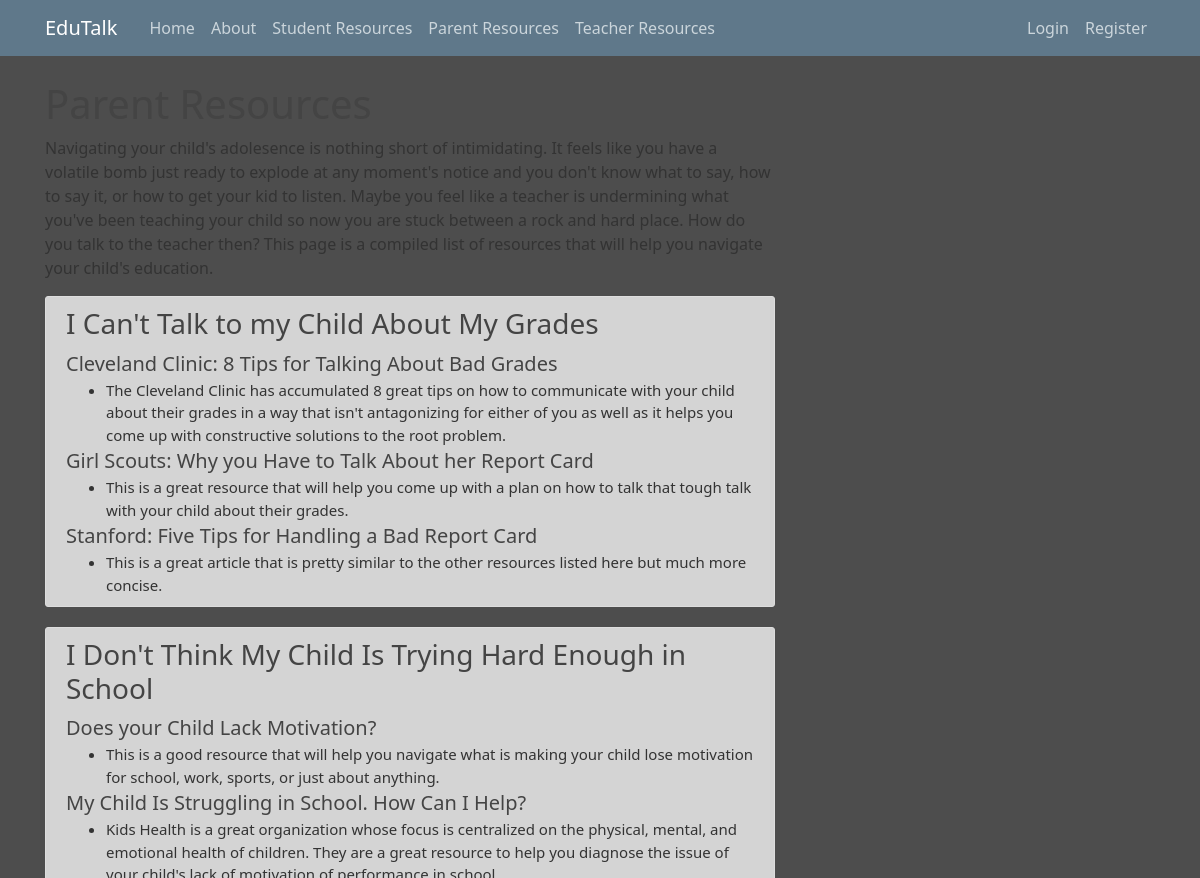
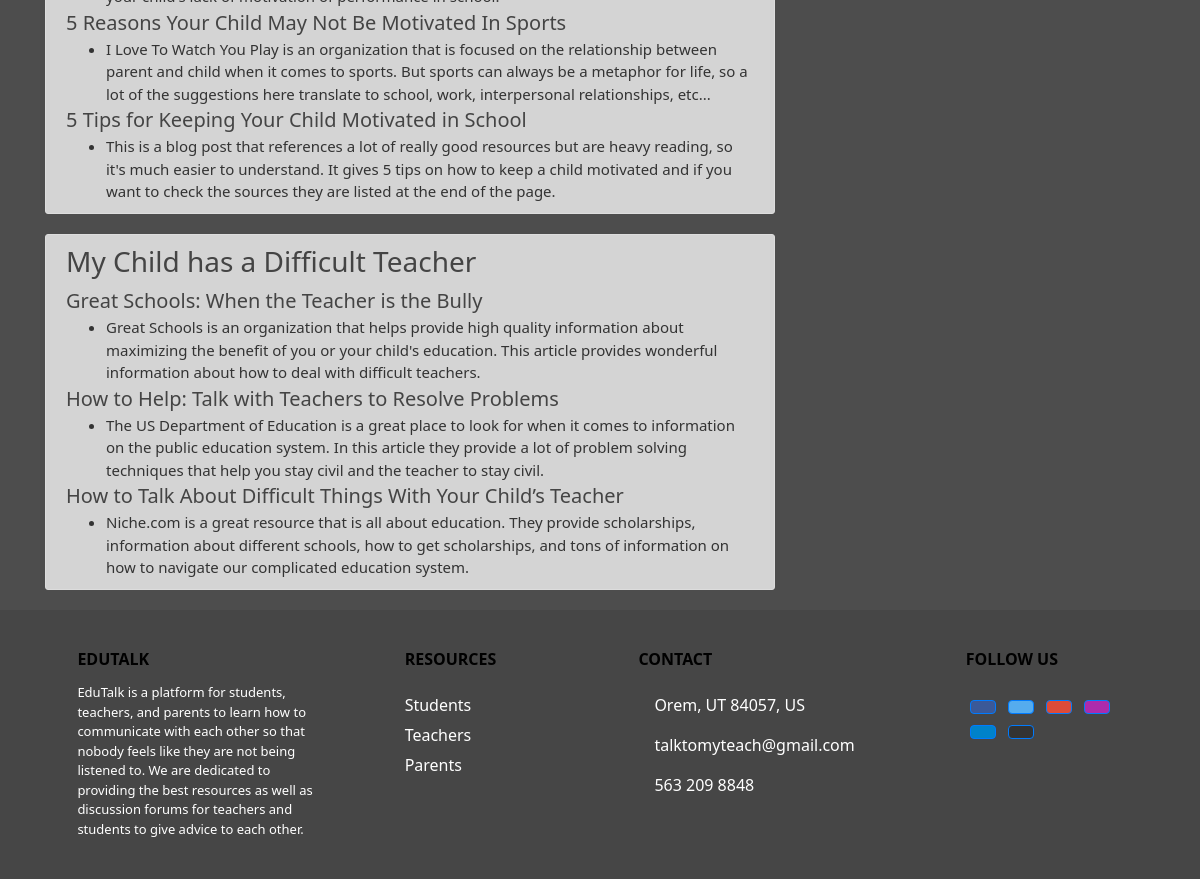
Page /resources-for-parents/ on the committed database (2 pictures, top to bottom).
### stp_resources/models.py (models this page shows, shortened)
class Question(models.Model):
    problem = models.TextField(max_length=100)
    tag = models.CharField(
        max_length=20, choices=PEOPLE_TYPES, default="Student")

class WebResource(models.Model):
    Name = models.CharField(max_length=200)
    Summary = models.TextField()
    link = models.CharField(max_length=500)
    question = models.ForeignKey(
        to=Question, on_delete=models.CASCADE, null=True)
    tag = models.CharField(
        max_length=20, choices=PEOPLE_TYPES, default="Parent")

### stp_resources/views.py (the view)
# urls.py: path('resources-for-parents/', views.parent_resource, name='parent-resources'),
def parent_resource(request):
    context = {
        'parentResources': list(resource for resource in WebResource.objects.all() if resource.tag == "Parent"),
        "questions": list(question for question in Question.objects.all() if question.tag == "Parent"),
        'title': "Resources for Parents",
    }
    return render(request, 'stp_resources/parent_resource.html', context)

### stp_resources/templates/stp_resources/parent_resource.html
{% extends "stp_resources/base.html" %}
{% block content %}
<h1>Parent Resources</h1>
<p style="text-align: left;">
    Navigating your child's adolesence is nothing short of intimidating. It feels like you have a volatile bomb just
    ready to explode at any moment's notice and you don't know what to say, how to say it, or how to get your kid to
    listen. Maybe you feel like a teacher is undermining what you've been teaching your child so now you are stuck
    between a rock and hard place. How do you talk to the teacher then? This page is a compiled list of resources that
    will help you navigate your child's education.
</p>
{% for Question in questions %}
<article class="media content-section" style="background-color:rgb(212, 212, 212)">
    <div class="media-body">
        <h3 class="article-title">{{Question.problem}}</h3>
        {% for Resource in parentResources %}
        {% if Resource.question.problem == Question.problem %}
        <a class='article-title' href="{{ Resource.link }}" style="font-size: 20px;">{{ Resource.Name }}</a>
        <ul>
            <li style="font-size: 15px;">{{ Resource.Summary }}</li>
        </ul>
        {% endif %}
        {% endfor %}
    </div>
</article>
{% endfor %}
{% endblock content %}

### stp_resources/static/stp_resources/main.css (style rules this page uses)
body { background-color: #4d4d4d; color: #333333; margin-top: 5rem; }
h1, h2, h3, h4, h5, h6 { color: #444444; }
ul { margin: 0; }
.content-section { background: #555555; padding: 10px 20px; border: 1px solid #dddddd; border-radius: 3px; margin-bottom: 20px; }
.article-title { color: #444444; }

### rows in the picture
Question: problem "I Can't Talk to my Child About My Grades"
WebResource: Name "Cleveland Clinic: 8 Tips for Talking About Bad Grades", Summary "The Cleveland Clinic has accumulated 8 great tips on how to communicate with your child about their grades in a way that isn't antagonizing for either of you as well as it helps you come up with constructive solutions to the root problem."
WebResource: Name "Girl Scouts: Why you Have to Talk About her Report Card", Summary "This is a great resource that will help you come up with a plan on how to talk that tough talk with your child about their grades."
WebResource: Name "Stanford: Five Tips for Handling a Bad Report Card", Summary "This is a great article that is pretty similar to the other resources listed here but much more concise."
Question: problem "I Don't Think My Child Is Trying Hard Enough in School"
WebResource: Name "Does your Child Lack Motivation?", Summary "This is a good resource that will help you navigate what is making your child lose motivation for school, work, sports, or just about anything."
WebResource: Name "My Child Is Struggling in School. How Can I Help?", Summary "Kids Health is a great organization whose focus is centralized on the physical, mental, and emotional health of children. They are a great resource to help you diagnose the issue of your child's lack of motivation of performance in school."
WebResource: Name "5 Reasons Your Child May Not Be Motivated In Sports", Summary "I Love To Watch You Play is an organization that is focused on the relationship between parent and child when it comes to sports. But sports can always be a metaphor for life, so a lot of the suggestions here translate to school, work, interpersonal relationships, etc..."
WebResource: Name "5 Tips for Keeping Your Child Motivated in School", Summary "This is a blog post that references a lot of really good resources but are heavy reading, so it's much easier to understand. It gives 5 tips on how to keep a child motivated and if you want to check the sources they are listed at the end of the page."
Question: problem "My Child has a Difficult Teacher"
WebResource: Name "Great Schools: When the Teacher is the Bully", Summary "Great Schools is an organization that helps provide high quality information about maximizing the benefit of you or your child's education. This article provides wonderful information about how to deal with difficult teachers."
WebResource: Name "How to Help: Talk with Teachers to Resolve Problems", Summary "The US Department of Education is a great place to look for when it comes to information on the public education system. In this article they provide a lot of problem solving techniques that help you stay civil and the teacher to stay civil."
WebResource: Name "How to Talk About Difficult Things With Your Child’s Teacher", Summary "Niche.com is a great resource that is all about education. They provide scholarships, information about different schools, how to get scholarships, and tons of information on how to navigate our complicated education system."
